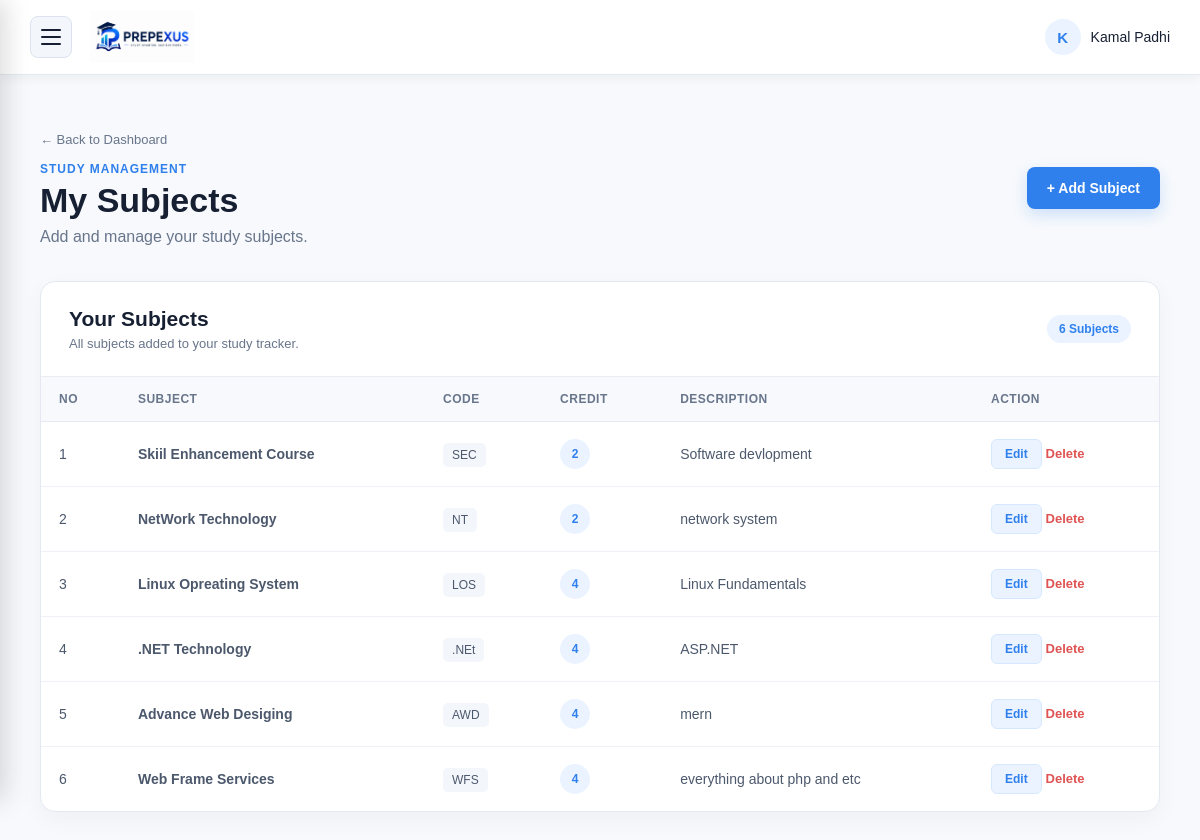
/subjects.php (signed in), run on the app's committed database.
### tables this page shows
CREATE TABLE `subjects` (
  `id` int(11) NOT NULL,
  `user_id` int(11) NOT NULL,
  `subject_name` varchar(100) NOT NULL,
  `subject_code` varchar(30) NOT NULL,
  `credit` int(11) NOT NULL,
  `description` varchar(255) NOT NULL
);

### subjects.php (the view, shortened to what this page needs)
<?php
include "config/database.php";
$user_id = $_SESSION['user_id'];
$stmt = mysqli_prepare(
    $conn,
    "SELECT
        id,
        subject_name,
        subject_code,
        credit,
        description
     FROM subjects
     WHERE user_id = ?
     ORDER BY id DESC"
);
mysqli_stmt_bind_param(
    $stmt,
    "i",
    $user_id
);
mysqli_stmt_execute($stmt);
$result =
    mysqli_stmt_get_result($stmt);
$total_subjects =
    mysqli_num_rows($result);
?>
<!DOCTYPE html>
<html lang="en">
<head>
    <link
        rel="stylesheet"
        type="text/css"
        href="css/style.css"
    >
</head>
<body>
<nav class="dashboard-navbar">
    <div class="dashboard-left">
        <button
            class="menu-button"
            onclick="toggleSidebar()"
            type="button"
        >
            <span></span>
            <span></span>
            <span></span>
        </button>
        <a
            href="dashboard.php"
            class="dashboard-logo"
        >
            <img
                src="images/prepxus.png"
                alt="Prepexus Logo"
            >
        </a>
    </div>
    <div class="dashboard-user">
        <div class="user-avatar">
            <?php
            echo strtoupper(
                substr(
                    $_SESSION['user_name'],
                    0,
                    1
                )
            );
            ?>
        </div>
        <span>
            <?php
            echo htmlspecialchars(
                $_SESSION['user_name']
            );
            ?>
        </span>
    </div>
</nav>
<main class="subjects-page">
    <div class="page-header">
        <div>
            <a
                href="dashboard.php"
                class="back-button"
            >
                ← Back to Dashboard
            </a>
            <p class="dashboard-small-title">
                STUDY MANAGEMENT
            </p>
            <h1>
                My Subjects
            </h1>
            <p>
                Add and manage your study subjects.
            </p>
        </div>
        <button
            class="add-subject-button"
            onclick="showForm()"
            type="button"
        >
            + Add Subject
        </button>
    </div>
    <div class="subject-list">
        <div class="subject-list-header">
            <div>
                <h2>
                    Your Subjects
                </h2>
                <p>
                    All subjects added to your study tracker.
                </p>
            </div>
            <span class="subject-count">
                <?php
                echo $total_subjects;
                ?>
                <?php
                if ($total_subjects == 1) {
                    echo "Subject";
                } else {
                    echo "Subjects";
                }
                ?>
            </span>
        </div>
        <?php if ($total_subjects > 0) { ?>
            <div class="table-container">
                <table>
                    <thead>
                        <tr>
                            <th>
                                No
                            </th>
                            <th>
                                Subject
                            </th>
                            <th>
                                Code
                            </th>
                            <th>
                                Credit
                            </th>
                            <th>
                                Description
                            </th>
                            <th>
                                Action
                            </th>
                        </tr>
                    </thead>
                    <tbody>
                    <?php
                    $number = 1;
                    while (
                        $row =
                        mysqli_fetch_assoc($result)
                    ) {
                    ?>
                        <tr>
                            <td>
                                <?php
                                echo $number;
                                ?>
                            </td>
                            <td>
                                <strong>
                                    <?php
                                    echo htmlspecialchars(
                                        $row['subject_name']
                                    );
                                    ?>
                                </strong>
                            </td>
                            <td>
                                <span
                                    class="subject-code"
                                >
                                    <?php
                                    echo htmlspecialchars(
                                        $row['subject_code']
                                    );
                                    ?>
                                </span>
                            </td>
                            <td>
                                <span
                                    class="credit-badge"
                                >
                                    <?php
                                    echo htmlspecialchars(
                                        $row['credit']
                                    );
                                    ?>
                                </span>
                            </td>
                            <td>
                                <?php
                                if (
                                    !empty(
                                        $row['description']
                                    )
                                ) {
                                    echo htmlspecialchars(
                                        $row['description']
                                    );
                                } else {
                                    echo "-";
                                }
                                ?>
                            </td>
                            <td>
                                <div
                                    class="subject-actions"
                                >
                                    <a
                                        href="subjects.php?edit=<?php
                                        echo $row['id'];
                                        ?>"
                                        class="edit-button"
                                    >
                                        Edit
                                    </a>
                                    <form method="POST" style="display:inline;" onsubmit="return confirm('Are you sure you want to delete this subject?');"><button type="submit" class="delete-button" style="background:none;border:none;padding:0;cursor:pointer;color:#df5353;font-weight:bold;font-size:13px;">Delete</button></form>
                                </div>
                            </td>
                        </tr>
                    <?php
                        $number++;
                    }
                    ?>
                    </tbody>
                </table>
            </div>
        <?php } ?>
    </div>
</main>
</body>
</html>

### data on the page
subjects: subject_name "Skiil Enhancement Course", subject_code "SEC", credit "2", description "Software devlopment"
subjects: subject_name "NetWork Technology", subject_code "NT", credit "2", description "network system"
subjects: subject_name "Linux Opreating System", subject_code "LOS", credit "4", description "Linux Fundamentals"
subjects: subject_name ".NET Technology", subject_code ".NEt", credit "4", description "ASP.NET"
subjects: subject_name "Advance Web Desiging", subject_code "AWD", credit "4", description "mern"
subjects: subject_name "Web Frame Services", subject_code "WFS", credit "4", description "everything about php and etc"

### other printed values
$_SESSION['user_name'] "Kamal Padhi"
$total_subjects "6"
